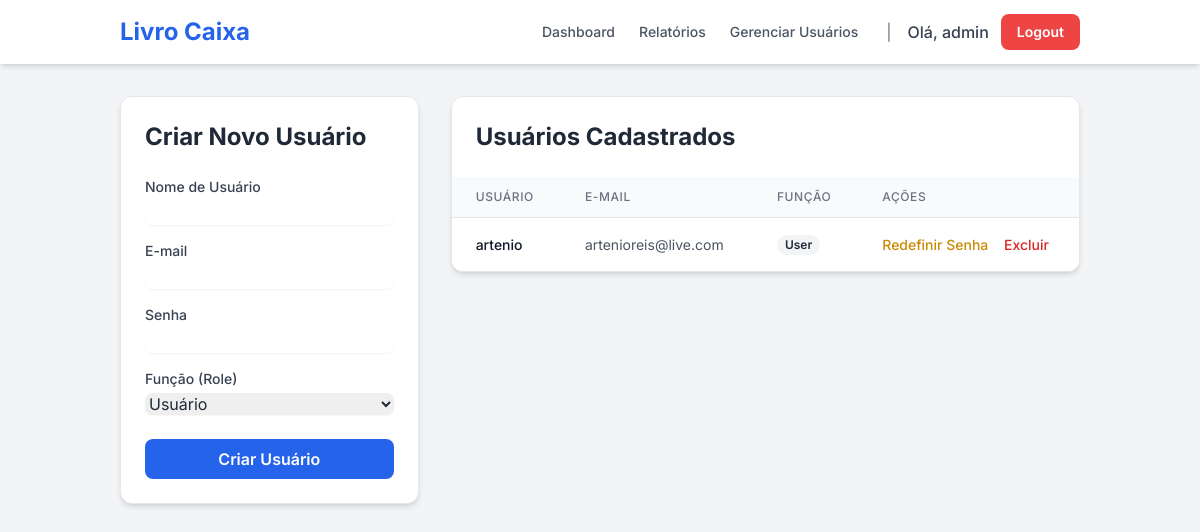
The page /users (signed in) on the database as committed earlier.
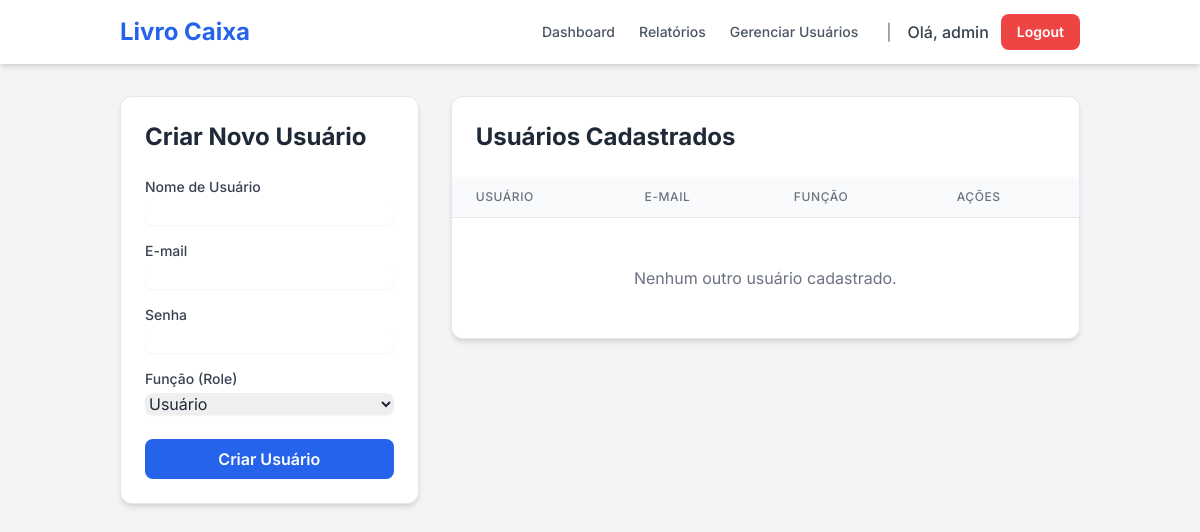
The same page on the database as committed later.
### tables this page shows
CREATE TABLE users (
    id INTEGER PRIMARY KEY AUTOINCREMENT,
    username TEXT UNIQUE NOT NULL,
    email TEXT UNIQUE NOT NULL,
    password_hash TEXT NOT NULL,
    role TEXT NOT NULL DEFAULT 'user', -- 'user' ou 'admin'
    reset_token TEXT
);

### app.py (the view, shortened to what this page needs)
@app.route('/users', methods=['GET', 'POST'])
@admin_required
def manage_users():
    db = get_db()
    users = db.execute('SELECT id, username, email, role FROM users WHERE username != "admin"').fetchall()
    return render_template('users.html', users=users)

### app.py (called while the page is built)
def get_db():
    db = getattr(g, '_database', None)
    if db is None:
        db = g._database = sqlite3.connect(DATABASE)
        db.row_factory = sqlite3.Row
    return db

@app.teardown_appcontext
def close_connection(exception):
    db = getattr(g, '_database', None)
    if db is not None:
        db.close()

def admin_required(f):
    @wraps(f)
    def decorated_function(*args, **kwargs):
        if 'user_id' not in session:
            return redirect(url_for('login'))
        if session.get('role') != 'admin':
            flash("Você não tem permissão para acessar esta página.", "danger")
            return redirect(url_for('index'))
        return f(*args, **kwargs)
    return decorated_function

### templates/users.html (shortened to what the changed rows need)
{% extends "layout.html" %}
{% block content %}
<div class="grid grid-cols-1 lg:grid-cols-3 gap-8">
    <div class="lg:col-span-1">
        <div class="bg-white p-6 rounded-xl shadow-md border border-gray-200">
            <h2 class="text-2xl font-bold text-gray-800 mb-6">Criar Novo Usuário</h2>
        </div>
    </div>
    <div class="lg:col-span-2">
        <div class="bg-white rounded-xl shadow-md border border-gray-200 overflow-hidden">
            <div class="p-6">
                <h2 class="text-2xl font-bold text-gray-800">Usuários Cadastrados</h2>
            </div>
            <div class="overflow-x-auto">
                <table class="min-w-full divide-y divide-gray-200">
                    <thead class="bg-gray-50">
                        <tr>
                            <th class="px-6 py-3 text-left text-xs font-medium text-gray-500 uppercase tracking-wider">Usuário</th>
                            <th class="px-6 py-3 text-left text-xs font-medium text-gray-500 uppercase tracking-wider">E-mail</th>
                            <th class="px-6 py-3 text-left text-xs font-medium text-gray-500 uppercase tracking-wider">Função</th>
                            <th class="px-6 py-3 text-left text-xs font-medium text-gray-500 uppercase tracking-wider">Ações</th>
                        </tr>
                    </thead>
                    <tbody class="bg-white divide-y divide-gray-200">
                        {% for user in users %}
                        <tr>
                            <td class="px-6 py-4 whitespace-nowrap text-sm font-medium text-gray-900">{{ user['username'] }}</td>
                            <td class="px-6 py-4 whitespace-nowrap text-sm text-gray-600">{{ user['email'] }}</td>
                            <td class="px-6 py-4 whitespace-nowrap text-sm text-gray-600">
                                <span class="px-2 inline-flex text-xs leading-5 font-semibold rounded-full
                                    {{ 'bg-blue-100 text-blue-800' if user['role'] == 'admin' else 'bg-gray-100 text-gray-800' }}">
                                    {{ user['role']|capitalize }}
                                </span>
                            </td>
                            <td class="px-6 py-4 whitespace-nowrap text-sm font-medium">
                                <a href="{{ url_for('admin_reset_password', username=user['username']) }}" class="text-yellow-600 hover:text-yellow-900 mr-3">Redefinir Senha</a>
                                <a href="{{ url_for('delete_user', user_id=user['id']) }}" class="text-red-600 hover:text-red-900" onclick="return confirm('Tem certeza que deseja excluir o usuário {{ user['username'] }}? Esta ação não pode ser desfeita.');">Excluir</a>
                            </td>
                        </tr>
                        {% else %}
                        <tr>
                            <td colspan="4" class="px-6 py-12 text-center text-gray-500">Nenhum outro usuário cadastrado.</td>
                        </tr>
                        {% endfor %}
                    </tbody>
                </table>
            </div>
        </div>
    </div>
</div>
{% endblock %}

Rows that differ between the two databases and show on the page:
removed users: username "artenio", email "artenioreis@live.com", role "User"
Other text that changed with them:
text now shown: "Nenhum outro usuário cadastrado."
